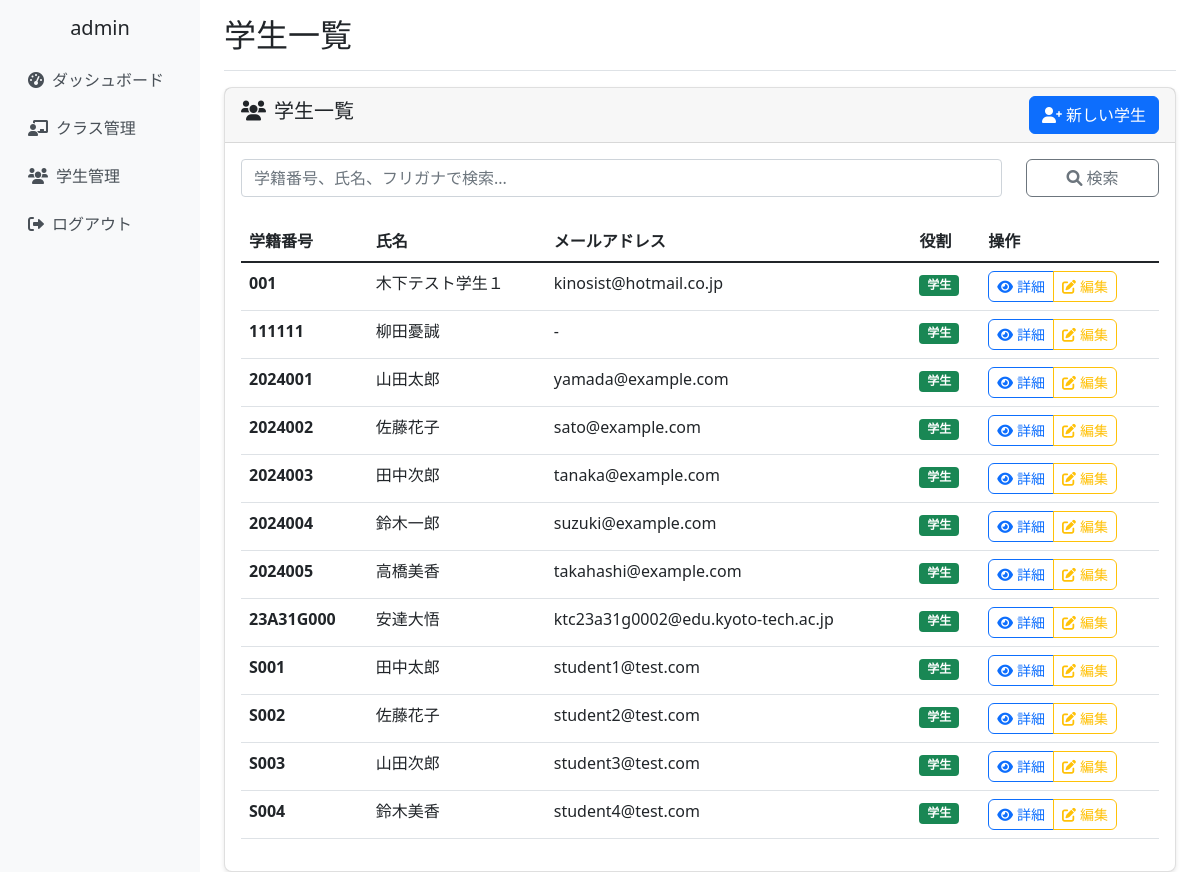
/students/ (signed in), run on an earlier commit of the app's database.
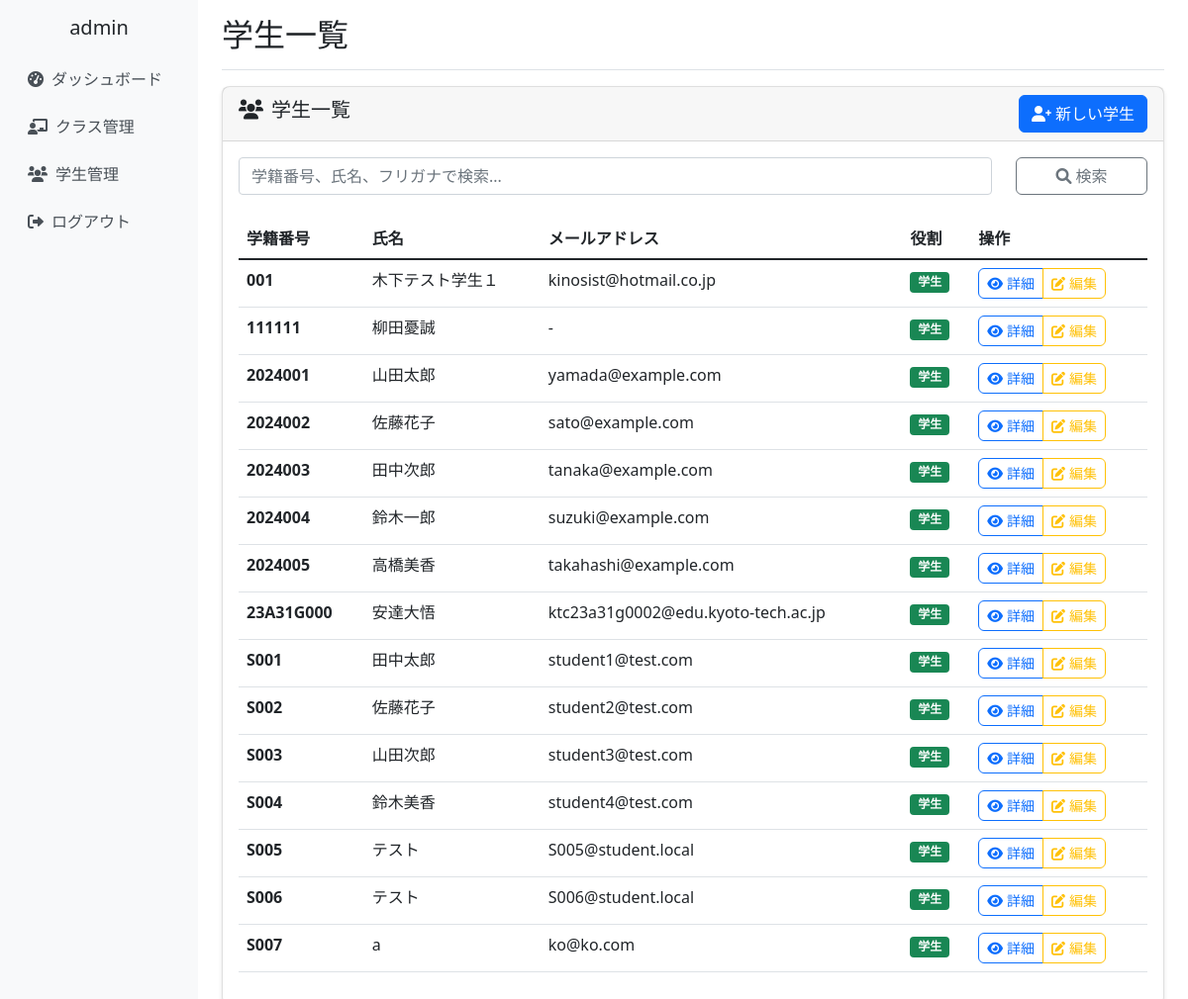
And on a later commit of the database.
### school_management/models.py (models this page shows, shortened)
class CustomUser(AbstractUser):
    ROLE_CHOICES = [
        ('admin', '管理者'),
        ('teacher', '教員'),
        ('student', '学生'),
    ]
    username = None  # usernameフィールドを無効化
    email = models.EmailField(unique=True, null=True, blank=True)
    full_name = models.CharField(max_length=100, verbose_name='氏名')
    furigana = models.CharField(max_length=100, blank=True, verbose_name='ふりがな')
    points = models.IntegerField(default=0, verbose_name='ポイント')
    role = models.CharField(
        max_length=10,
        choices=ROLE_CHOICES,
        default='student',
        verbose_name='役割'
    )
    student_number = models.CharField(max_length=20, blank=True, verbose_name='学籍番号')
    teacher_id = models.CharField(max_length=20, blank=True, verbose_name='教員ID')
    created_at = models.DateTimeField(auto_now_add=True, verbose_name='登録日時')
    updated_at = models.DateTimeField(auto_now=True, verbose_name='更新日時')
    groups = models.ManyToManyField(
        'auth.Group',
        verbose_name='groups',
        blank=True,
        help_text='The groups this user belongs to.',
        related_name="customuser_set",
        related_query_name="customuser",
    )
    user_permissions = models.ManyToManyField(
        'auth.Permission',
        verbose_name='user permissions',
        blank=True,
        help_text='Specific permissions for this user.',
        related_name="customuser_set",
        related_query_name="customuser",
    )
    USERNAME_FIELD = 'email'
    REQUIRED_FIELDS = ['full_name']
    objects = CustomUserManager()
    class Meta:
        verbose_name = 'ユーザー'
        verbose_name_plural = 'ユーザー'

### school_management/views.py (the view)
# urls.py: path('students/', views.student_list_view, name='student_list'),
@login_required
def student_list_view(request):
    students = Student.objects.filter(
        role='student',
        student_number__isnull=False,
        student_number__gt=''
    ).order_by('student_number')
    search_query = request.GET.get('search', '')
    if search_query:
        students = students.filter(
            Q(student_number__icontains=search_query) |
            Q(full_name__icontains=search_query)
        )
    context = {
        'students': students,
        'search_query': search_query,
    }
    return render(request, 'school_management/student_list.html', context)

### school_management/templates/school_management/student_list.html (shortened to what this page needs)
{% extends 'school_management/base.html' %}
{% block page_title %}学生一覧{% endblock %}
{% block content %}
<div class="row">
    <div class="col-12">
        <div class="card">
            <div class="card-header d-flex justify-content-between align-items-center">
                <h5><i class="fas fa-users me-2"></i>学生一覧</h5>
                <a href="{% url 'school_management:student_create' %}" class="btn btn-primary">
                    <i class="fas fa-user-plus me-1"></i>新しい学生
                </a>
            </div>
            <div class="card-body">
                <form method="get" class="mb-4">
                    <div class="row">
                        <div class="col-md-10">
                            <input type="text" class="form-control" name="search"
                                   placeholder="学籍番号、氏名、フリガナで検索..."
                                   value="{{ search_query }}">
                        </div>
                        <div class="col-md-2">
                            <button type="submit" class="btn btn-outline-secondary w-100">
                                <i class="fas fa-search"></i> 検索
                            </button>
                        </div>
                    </div>
                </form>
                {% if students %}
                    <div class="table-responsive">
                        <table class="table table-hover">
                            <thead>
                                <tr>
                                    <th>学籍番号</th>
                                    <th>氏名</th>
                                    <th>メールアドレス</th>
                                    <th>役割</th>
                                    <th>操作</th>
                                </tr>
                            </thead>
                            <tbody>
                                {% for student in students %}
                                <tr>
                                    <td><strong>{{ student.student_number|default:"未設定" }}</strong></td>
                                    <td>{{ student.full_name }}</td>
                                    <td>{{ student.email|default:"-" }}</td>
                                    <td><span class="badge bg-success">{{ student.get_role_display }}</span></td>
                                    <td>
                                        {% if student.student_number %}
                                        <div class="btn-group" role="group">
                                            <a href="{% url 'school_management:student_detail' student.student_number %}"
                                               class="btn btn-outline-primary btn-sm">
                                                <i class="fas fa-eye me-1"></i>詳細
                                            </a>
                                            <a href="{% url 'school_management:student_edit' student.student_number %}"
                                               class="btn btn-outline-warning btn-sm">
                                                <i class="fas fa-edit me-1"></i>編集
                                            </a>
                                        </div>
                                        {% else %}
                                        <span class="text-muted">学籍番号未設定</span>
                                        {% endif %}
                                    </td>
                                </tr>
                                {% endfor %}
                            </tbody>
                        </table>
                    </div>
                {% endif %}
            </div>
        </div>
    </div>
</div>
{% endblock %}

What changed in the data, as far as the page shows it:
added CustomUser: student_number "S005", full_name "テスト", email "S005@student.local", role "学生", shows "詳細"
added CustomUser: student_number "S006", full_name "テスト", email "S006@student.local", role "学生", shows "詳細"
added CustomUser: student_number "S007", full_name "a", email "ko@ko.com", role "学生", shows "詳細"
